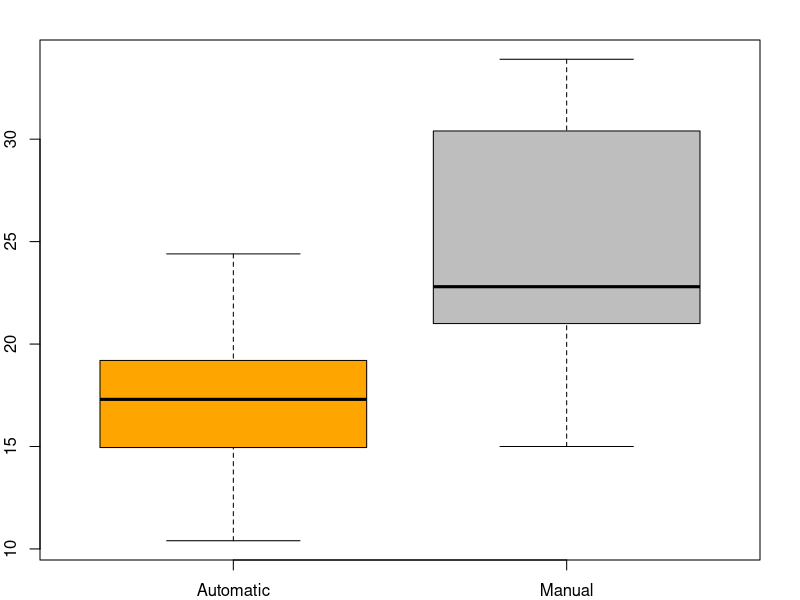
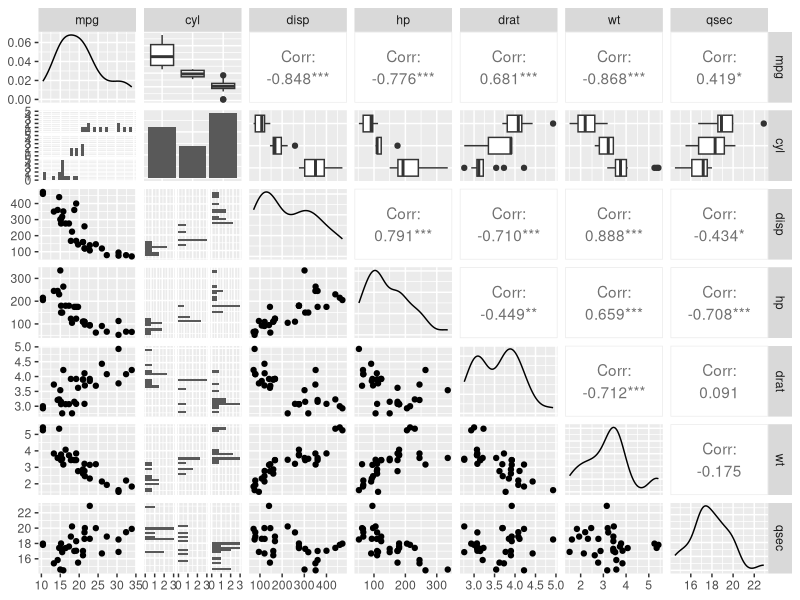
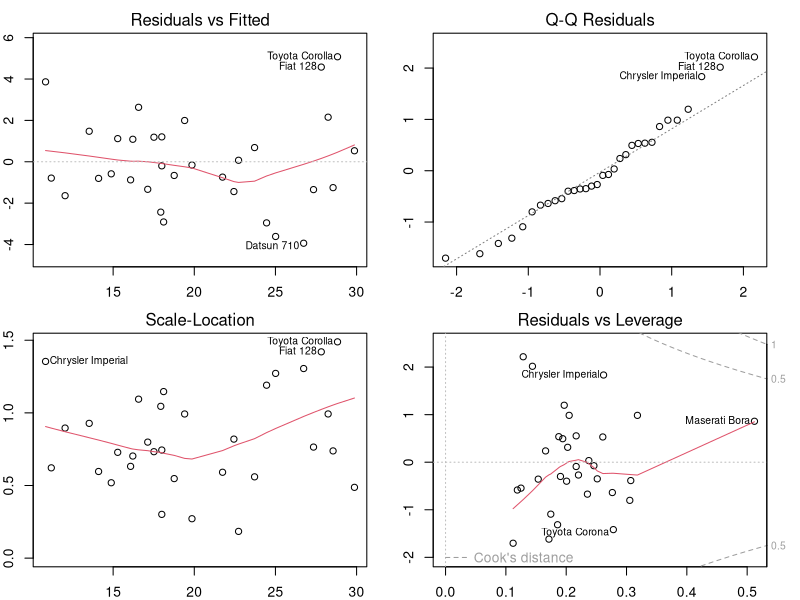

The R script that drew these images, in order:
## ---- chunk 1
knitr::opts_chunk$set(echo = TRUE)
## ---- chunk 2
data("mtcars")
library(ggplot2)
library(GGally)
## ---- chunk 3
head(mtcars)
## Converting the variables to factor for better modeling
mtcars$cyl  <- factor(mtcars$cyl)
mtcars$vs   <- factor(mtcars$vs)
mtcars$gear <- factor(mtcars$gear)
mtcars$carb <- factor(mtcars$carb)
## am - Transmission (0 = automatic, 1 = manual)
mtcars$am   <- factor(mtcars$am,labels=c("Automatic","Manual"))
## ---- chunk 4
fit1 <- lm(mpg ~ am, data=mtcars)
coef(summary(fit1))
summary(fit1)$r.squared
## ---- chunk 5
fit2 <- lm(mpg~am + cyl + disp + hp + wt, data = mtcars)
coef(summary(fit2))
summary(fit2)$r.squared
f <- summary(fit2)$fstatistic # F-statistic
(p <- pf(f[1],f[2],f[3],lower.tail=F)) # p-value

## Let's do a quick analysis of variance
anova(fit1, fit2)
## ---- chunk 6
cat("Mean MPG of Manual and Automatic transmission cars is ",with(data = mtcars[mtcars$am=="Manual",], mean(mpg)), "mpg and" ,with(data = mtcars[mtcars$am=="Automatic",], mean(mpg)), "mpg respectively")
## ---- chunk 7
par(mar=c(2,2,2,2))
boxplot(mpg ~ am, data = mtcars, col = (c("orange","grey")), ylab = "Miles Per Gallon")
## ---- chunk 8
p <- ggpairs(mtcars[,c(1:7)])
suppressMessages(print(p))
## ---- chunk 9
cat("The Linear Regression is formulated as: mpg ~ am + cyl + disp + hp + wt")
par(mfrow=c(2,2))
plot(fit2)
